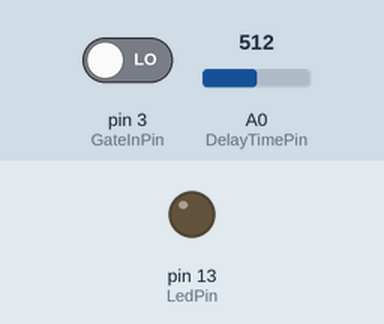
Recording of a sketch running on a simulated Arduino Uno, built with avr-gcc and run on an emulated ATmega328P. On the bench: output pins drawn as LEDs (lit = HIGH). The test bench sets the inputs (shaded band); at power-on: pin 3 (GateInPin) LOW, A0 (DelayTimePin) = 512. What the sketch prints to the serial monitor is not drawn.

Above: at 1.2 s.
1.3 s: pin 3 (GateInPin) driven HIGH
At 2.0 s:
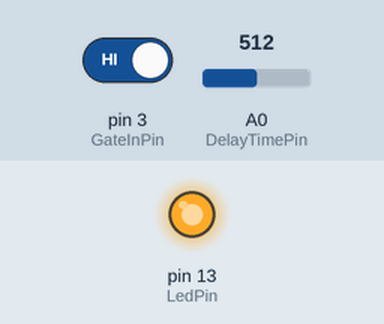
2.8 s: pin 3 (GateInPin) driven LOW
At 3.2 s:
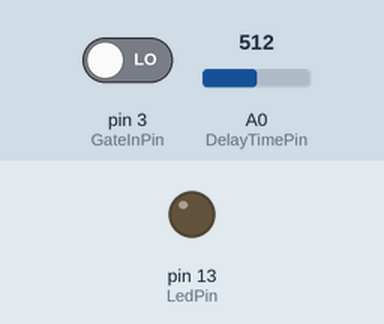
Timing chart, 0 to 5.8 s (numbered marks = the images above; inputs shaded):
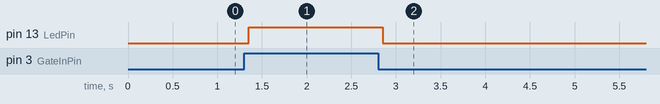

The sketch:

GateDelay_Test.ino
```cpp
/*
 * GateDelay_Test
 *
 * 2021.11.29
 *
 */

#include <TimerOne.h>
#include <MsTimer2.h>

const int DelayTimePin = 0;   // A0
const int GateInPin = 3;
const int DelayedGatePin = 4;
const int LedPin = 13;

volatile int delayTime = 1;

void delayedGateOn()
{
  Timer1.stop();
  digitalWrite(DelayedGatePin, HIGH);
  digitalWrite(LedPin, HIGH);
}

void delayedGateOff()
{
  MsTimer2::stop();
  digitalWrite(DelayedGatePin, LOW);
  digitalWrite(LedPin, LOW);
}

void gateIn()
{
  bool isGateOn = digitalRead(GateInPin);

  if (isGateOn) {
    Timer1.initialize(delayTime * 1000UL);
    Timer1.attachInterrupt(delayedGateOn);
  }
  else {
    MsTimer2::set(delayTime, delayedGateOff);
    MsTimer2::start();
  }
}

void setup()
{
  pinMode(DelayTimePin, OUTPUT);
  pinMode(LedPin, OUTPUT);

  attachInterrupt(digitalPinToInterrupt(GateInPin), gateIn, CHANGE);

  Serial.begin(9600);
}

void loop()
{
  delayTime = analogRead(DelayTimePin) / 10;
  Serial.println(delayTime);
}
```

Measured:
- after the input at 1.3 s, pin 13 (LedPin): LOW → HIGH after 0.05 s
- after the input at 2.8 s, pin 13 (LedPin): HIGH → LOW after 0.05 s
